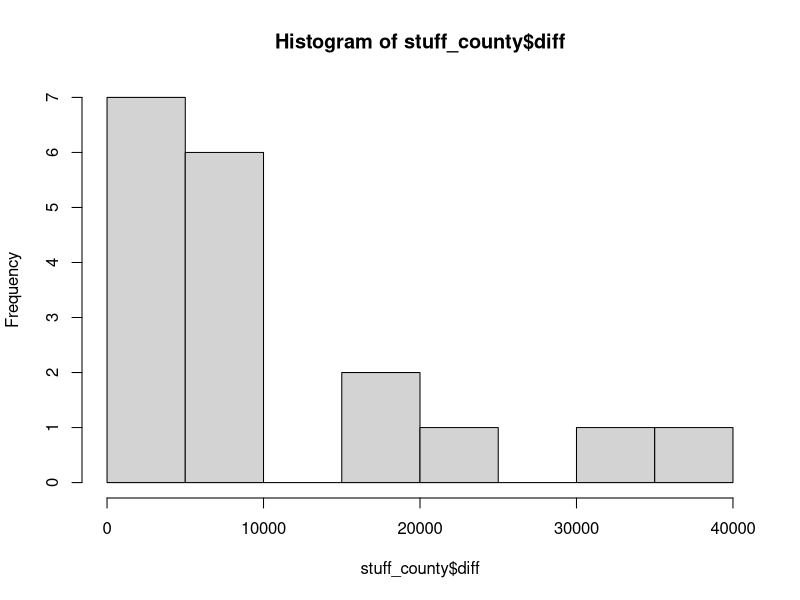

Write R code to recreate this figure. (Note: this script raises an error after producing the figure.)
# EMMA J. GRAHAM LINCK, MS
# Edited by Tung Nguyen - June 7, 2020

# Setup packages ####
### Install packages only if not present
if (!require("ggpubr")) install.packages("ggpubr")
if (!require("tidyverse")) install.packages("tidyverse")

### Loading packages
library(tidyverse); library(ggpubr)

### Setting working directory for Github repo
setwd('~/Documents/GitHub/ProjectSnafu')


# SECTION 1: Assessing representativeness of sample #####
census_income <- read.csv("InputData/ACSST5Y2018.S1903_data_with_overlays_2020-05-29T093325.csv",
                   skip = 1, stringsAsFactors = FALSE)
View(census_income)
census_income$Estimate..Median.income..dollars...FAMILIES..Families <- as.numeric(census_income$Estimate..Median.income..dollars...FAMILIES..Families)
census_population <- read.csv("InputData/ACSST5Y2018.S0101_data_with_overlays_2020-05-29T133200.csv", stringsAsFactors = FALSE,
                              skip = 1)
census_race <- read.csv("InputData/ACSDP5Y2018.DP05_data_with_overlays_2020-05-29T092432.csv",
                        skip = 1, stringsAsFactors = FALSE)
geo_id_data <- read.csv("InputData/ppe_meta_data.csv - CURRENT - ppe_meta_data.csv - Sheet1.csv") %>% select(id, geo_id) %>% unique()
ppe_meta <- read.csv("InputData/meta_merged_observed.csv", stringsAsFactors = FALSE) %>% 
  left_join(geo_id_data, by = "id") %>% 
  filter(type == "grocery")
ppe_meta <- ppe_meta %>% 
  mutate(tag = "1400000US")%>% 
  unite(complete_id, c(tag, geo_id), sep = "", remove = FALSE)
ppe_id_match <- ppe_meta %>% select(id, complete_id) %>% unique()
ppe_obs <- read.csv("InputData/meta_merged_observed.csv", stringsAsFactors = FALSE) %>% 
  left_join(ppe_id_match, by = "id") %>% 
  group_by(complete_id) %>% 
  summarize(n = n())

##Calculating adjusted income for all census tracts in Wisconsin. Adjusted income =  Median family income for census tract divided by total number of people in census tract
all <- census_income %>% left_join(census_population, by = "id") %>% 
   mutate(adj_median_income = Estimate..Median.income..dollars...FAMILIES..Families,
                               adj_median_income_scaled = Estimate..Median.income..dollars...FAMILIES..Families/Estimate..Total..Total.population) %>% 
  select(id, adj_median_income, Estimate..Total..Total.population, adj_median_income_scaled) 

##Calculating adjusted income for census tracts we have sampled.
stuff <- ppe_obs %>% left_join(census_income, by = c("complete_id" = "id")) %>% 
  left_join(census_population, by =c("complete_id" = "id")) %>% 
  mutate(adj_median_income = Estimate..Median.income..dollars...FAMILIES..Families,
         adj_median_income_scaled = Estimate..Median.income..dollars...FAMILIES..Families/Estimate..Total..Total.population,
         zscore = (Estimate..Median.income..dollars...FAMILIES..Families-mean(all$adj_median_income, na.rm = TRUE))/sd(all$adj_median_income, na.rm = TRUE)) %>% 
  left_join(ppe_meta, by = "complete_id") %>% 
  select(complete_id, adj_median_income, name, county) %>% unique()

#a <- stuff %>% ggplot(aes(x = adj_median_income)) + geom_density()+ xlim(0, 200000)                                                   
#b <- all %>% ggplot(aes(x =adj_median_income)) + geom_density() + xlim(0, 200000)          

#ggarrange(a, b)
#ggsave("./PPE/data/income.png")

#Calculating percentage of individuals identifiying as white in each census tract. Adjusted for number of individuals residing in each census tract. 
all_race <- census_race %>% 
  mutate(percent_white = (Estimate..RACE..Total.population..One.race..White/Estimate..RACE..Total.population*100)) %>% 
  select(id, percent_white, Estimate..RACE..Total.population)

##Calculating adjusted percent white for census tracts we have sampled.
stuff_race <- ppe_obs %>% left_join(census_race, by = c("complete_id" = "id")) %>% 
  mutate(percent_white = Estimate..RACE..Total.population..One.race..White/Estimate..RACE..Total.population*100)

#c <- stuff_race %>% ggplot(aes(x =percent_white)) + geom_histogram()+ xlim(0, 100)                                                   
#d <- all_race %>% ggplot(aes(x =percent_white)) + geom_histogram() + xlim(0, 100)          

#ggarrange(c, d)
ggsave("./PPE/data/percent_white.png")


#KS tests to determine if the two distributions are similar. 
ks.test(all_race$percent_white, stuff_race$percent_white)
ks.test(all$adj_median_income, stuff$adj_median_income)


#####STOP HERE. ALL BELOW CODE IS TO GENERATE DOC THAT PEOPLE USED TO FIND COUNTIES. NOT INCLUDED IN PAPER 

###### representative of county

#find adj_median_income in county with all census tracts

all_county <- census_income %>%  left_join(census_population, by = c("id", "Geographic.Area.Name")) %>% 
  mutate(county_name = substr(id, start = 10, stop = 14)) %>% 
  group_by(county_name) %>% 
  summarize(adj_median_income_weight = sum(Estimate..Median.income..dollars...FAMILIES..Families*((Estimate..Total..Total.population/sum(Estimate..Total..Total.population, na.rm = TRUE))), na.rm = TRUE))

#find adj_median_income in county with just our census tracts
stuff_county <- ppe_obs %>%  left_join(census_income, by = c("complete_id" = "id")) %>% 
  left_join(census_population, by =c("complete_id" = "id")) %>% 
  mutate(county_name = substr(complete_id, start = 10, stop = 14)) %>% 
  group_by(county_name) %>% 
  summarize(adj_median_income_weight = sum(Estimate..Median.income..dollars...FAMILIES..Families*((Estimate..Total..Total.population/sum(Estimate..Total..Total.population, na.rm = TRUE))), na.rm =TRUE)) %>% 
  left_join(all_county, by = "county_name") %>% 
  filter(!adj_median_income_weight.x == 0)

#correlate sampled vs county 
cor(stuff_county$adj_median_income_weight.x, stuff_county$adj_median_income_weight.y)
stuff_county <- stuff_county %>% mutate(diff = abs(adj_median_income_weight.x - adj_median_income_weight.y))
hist(stuff_county$diff)

####percent white
all_race_county <- census_race %>% 
  mutate(county_name = substr(id, start = 10, stop = 14)) %>% 
  group_by(county_name) %>%
  summarize(percent_white = mean(Estimate..RACE..Total.population..One.race..White/Estimate..RACE..Total.population*100, na.rm = TRUE))

stuff_race_county <- ppe_obs %>% left_join(census_race, by = c("complete_id" = "id")) %>% 
  mutate(county_name = substr(complete_id, start = 10, stop = 14)) %>% 
  group_by(county_name) %>% 
  summarize(percent_white = mean(Estimate..RACE..Total.population..One.race..White/Estimate..RACE..Total.population*100, na.rm = TRUE)) %>% 
  select(county_name, percent_white) %>% filter(!county_name == "55127")


t <- stuff_race_county %>% left_join(all_race_county, by = "county_name")
#finding correlation between county level percent white and sampled census tract percent whie
cor(t$percent_white.x, t$percent_white.y)






#code that identifies census tracts representative of the county
stuff_small <- stuff %>% unique() %>% select(adj_median_income, complete_id)
stuff_race_small <- stuff_race %>% select(percent_white, complete_id) %>% unique()

race_income_meta_data <- stuff_small %>% 
  left_join(stuff_race_small, by = "complete_id")  %>% 
  select(complete_id, percent_white, adj_median_income) %>% 
  mutate(county_name = substr(complete_id, start = 10, stop = 14)) %>% 
  left_join(ppe_meta, by = "complete_id")
write.csv(race_income_meta_data, "./PPE/data/meta_merged_observed_mobility_race_income.csv")


census_income_small <- census_income %>% select(id, Estimate..Median.income..dollars...FAMILIES..Families)
census_race_small <- census_race %>% select(id, Percent.Estimate..RACE..Total.population..One.race..White)

find_representative_census_tract <- function(county, race_window, income_window){
  census_income_small %>% 
    left_join(census_race_small, by = "id") %>% 
    mutate(county_name = substr(id, start = 10, stop = 14)) %>% 
    left_join(all_race_county) %>% 
    left_join(all_county) %>% 
    mutate(income_diff = abs(Estimate..Median.income..dollars...FAMILIES..Families - adj_median_income_weight), 
           race_diff = abs(as.numeric(Percent.Estimate..RACE..Total.population..One.race..White) - percent_white)) %>% 
    filter(county_name %in% county, income_diff <= income_window, race_diff <= race_window)
}

zipcodes <- data.frame( name = c("Adams", "Brown", "Green", "Kenosha", "Milwaukee", "Outagamie",
                                "Racine", "Rock", "Waushara", "Fond du Lac", "Winnebago"),
                       county_name = c("55001", "55009", "55045", "55059", "55079", "55087", "55101", "55105", "55137", "55039", "55139"))

to_do <- find_representative_census_tract(zipcodes$county_name, 20, 25000) %>% 
  left_join(zipcodes, by = "county_name")
  
write.csv(to_do, "./PPE/data/future_collection_sites_income_within_25000_race_20.csv")

